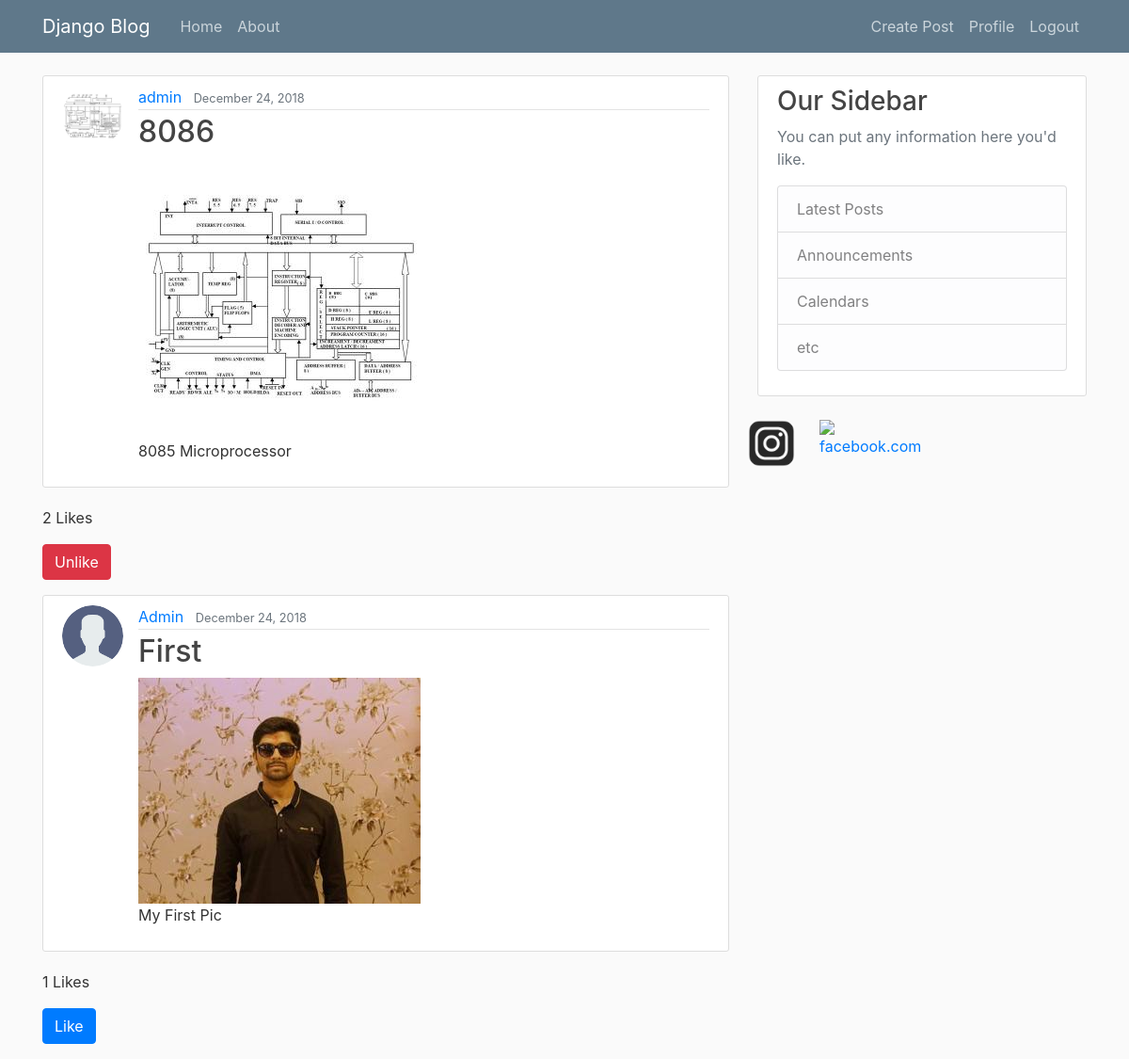
The app's page / (signed in) with its own data.
### blog/models.py (models this page shows, shortened)
class Post(models.Model):
    title=models.CharField(max_length=100)
    content=models.TextField()
    image = models.ImageField(default='default.jpg', upload_to='post_pics')
    date_posted=models.DateTimeField(default=timezone.now)
    author=models.ForeignKey(User,on_delete=models.CASCADE)
    like=models.SmallIntegerField(default=0)
    liked_by=models.ManyToManyField(User,related_name='liked_by',blank=True)

### users/models.py (models this page shows, shortened)
class Profile(models.Model):
    user=models.OneToOneField(User,on_delete=models.CASCADE)
    image=models.ImageField(default='default.jpg',upload_to='profile_pics')

### blog/views.py (the view)
# urls.py: path('', PostListView.as_view(), name='blog-home'),
class PostListView(ListView):
    model = Post
    template_name = 'blog/home.html' #<app>/<model>_<viewtype>.html
    context_object_name = 'posts'
    ordering = ['-date_posted']

### blog/templates/blog/home.html (shortened to what this page needs)
{%extends 'blog/base.html'%}
{%block content%}
    {% if user.is_authenticated %}
        {%for post in posts%}
            <article class="media content-section">
                <img class ="rounded-circle article-img" src="{{ post.author.profile.image.url }}">
              <div class="media-body">
                <div class="article-metadata">
                        <a class="mr-2" href="{% url 'user-posts' post.author.username %}">{{ post.author }}</a>
                  <small class="text-muted">{{ post.date_posted|date:"F d, Y"}}</small>
                </div>
                <h2><a class="article-title" href="{% url 'post-detail' post.id%}">{{ post.title }}</a></h2>
                  <a href="{{post.image.url}}" target="_blank">
                  <img src="{{ post.image.url }}">
                  </a>
                <p class="article-content">{{ post.content }}</p>
              </div>
            </article>
            <p>{{post.like}} Likes</p>
            {% if request.user in post.liked_by.all %}
                <form method="post" action="{% url 'post-like' %}">
                        <div class="mdeia-body mb-3">
                            <button class="btn btn-danger" type="submit" name="post_id" value="{{post.id}}">Unlike</button>
                        </div>
                </form>
            {% else %}
                <form method="post" action="{% url 'post-like' %}">
                        <div class="mdeia-body mb-3">
                            <button class="btn btn-primary" type="submit" name="post_id" value="{{post.id}}">Like</button>
                        </div>
                </form>
            {% endif %}
        {%endfor%}
    {% else %}
        <p><h1>Welcome to the Blogging Website. Please login to view and upload posts.</h1></p>
    {% endif %}
{%endblock content%}

### blog/static/blog/main.css (style rules this page uses)
body { background: #fafafa; color: #333333; margin-top: 5rem; }
h1, h2, h3, h4, h5, h6 { color: #444444; }
.content-section { background: #ffffff; padding: 10px 20px; border: 1px solid #dddddd; border-radius: 3px; margin-bottom: 20px; }
.article-title { color: #444444; }
.article-content { white-space: pre-line; }
.article-img { height: 65px; width: 65px; margin-right: 16px; }
.article-metadata { padding-bottom: 1px; margin-bottom: 4px; border-bottom: 1px solid #e3e3e3 }

### records on screen
Post: author.profile.image (picture), author "admin", date_posted "December 24, 2018", title "8086", image (picture), content "8085 Microprocessor", like "2", {{ post.id }} 3 (drawn)
Post: author.profile.image (placeholder picture), author "Admin", date_posted "December 24, 2018", title "First", image (picture), content "My First Pic", like "1", {{ post.id }} 2 (drawn)
